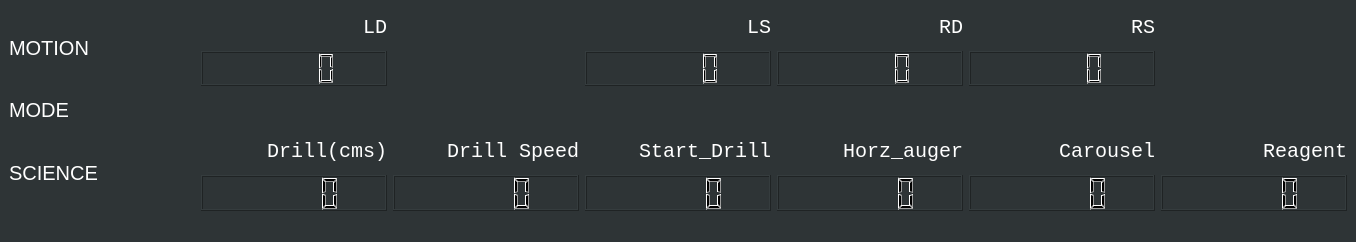
<?xml version="1.0" encoding="UTF-8"?>
<ui version="4.0">
 <class>Feedback</class>
 <widget class="QMainWindow" name="Feedback">
  <property name="geometry">
   <rect>
    <x>0</x>
    <y>0</y>
    <width>1356</width>
    <height>242</height>
   </rect>
  </property>
  <property name="windowTitle">
   <string>MainWindow</string>
  </property>
  <property name="styleSheet">
   <string notr="true">background-color: rgb(46, 52, 54);</string>
  </property>
  <widget class="QWidget" name="centralwidget">
   <layout class="QGridLayout" name="gridLayout">
    <item row="5" column="3">
     <widget class="QLabel" name="label_23">
      <property name="font">
       <font>
        <family>Courier New</family>
        <pointsize>15</pointsize>
        <weight>50</weight>
        <bold>false</bold>
        <kerning>true</kerning>
       </font>
      </property>
      <property name="styleSheet">
       <string notr="true">color:white
</string>
      </property>
      <property name="text">
       <string>Start_Drill</string>
      </property>
      <property name="alignment">
       <set>Qt::AlignRight|Qt::AlignTrailing|Qt::AlignVCenter</set>
      </property>
     </widget>
    </item>
    <item row="6" column="7">
     <widget class="QLCDNumber" name="reagent"/>
    </item>
    <item row="1" column="6">
     <widget class="QLabel" name="label_15">
      <property name="font">
       <font>
        <family>Courier New</family>
        <pointsize>15</pointsize>
        <weight>50</weight>
        <bold>false</bold>
        <kerning>true</kerning>
       </font>
      </property>
      <property name="styleSheet">
       <string notr="true">color:white
</string>
      </property>
      <property name="text">
       <string>RS</string>
      </property>
      <property name="alignment">
       <set>Qt::AlignRight|Qt::AlignTrailing|Qt::AlignVCenter</set>
      </property>
     </widget>
    </item>
    <item row="1" column="4">
     <widget class="QLabel" name="label_14">
      <property name="font">
       <font>
        <family>Courier New</family>
        <pointsize>15</pointsize>
        <weight>50</weight>
        <bold>false</bold>
        <kerning>true</kerning>
       </font>
      </property>
      <property name="styleSheet">
       <string notr="true">color:white
</string>
      </property>
      <property name="text">
       <string>RD</string>
      </property>
      <property name="alignment">
       <set>Qt::AlignRight|Qt::AlignTrailing|Qt::AlignVCenter</set>
      </property>
     </widget>
    </item>
    <item row="5" column="1">
     <widget class="QLabel" name="label_17">
      <property name="font">
       <font>
        <family>Courier New</family>
        <pointsize>15</pointsize>
        <weight>50</weight>
        <bold>false</bold>
        <kerning>true</kerning>
       </font>
      </property>
      <property name="styleSheet">
       <string notr="true">color:white
</string>
      </property>
      <property name="text">
       <string>Drill(cms)</string>
      </property>
      <property name="alignment">
       <set>Qt::AlignRight|Qt::AlignTrailing|Qt::AlignVCenter</set>
      </property>
     </widget>
    </item>
    <item row="2" column="1">
     <widget class="QLCDNumber" name="ld">
      <property name="segmentStyle">
       <enum>QLCDNumber::Filled</enum>
      </property>
     </widget>
    </item>
    <item row="3" column="0">
     <widget class="QLabel" name="label_3">
      <property name="font">
       <font>
        <pointsize>15</pointsize>
       </font>
      </property>
      <property name="styleSheet">
       <string notr="true">color:white;</string>
      </property>
      <property name="text">
       <string>MODE</string>
      </property>
     </widget>
    </item>
    <item row="5" column="6">
     <widget class="QLabel" name="label_20">
      <property name="font">
       <font>
        <family>Courier New</family>
        <pointsize>15</pointsize>
        <weight>50</weight>
        <bold>false</bold>
        <kerning>true</kerning>
       </font>
      </property>
      <property name="styleSheet">
       <string notr="true">color:white
</string>
      </property>
      <property name="text">
       <string>Carousel</string>
      </property>
      <property name="alignment">
       <set>Qt::AlignRight|Qt::AlignTrailing|Qt::AlignVCenter</set>
      </property>
     </widget>
    </item>
    <item row="3" column="1" colspan="4">
     <widget class="QLabel" name="mode">
      <property name="font">
       <font>
        <family>Courier New</family>
        <pointsize>16</pointsize>
        <weight>9</weight>
        <italic>false</italic>
        <bold>false</bold>
       </font>
      </property>
      <property name="styleSheet">
       <string notr="true">color:white;
font: 75 16pt &quot;Courier New&quot;;</string>
      </property>
      <property name="text">
       <string/>
      </property>
     </widget>
    </item>
    <item row="6" column="6">
     <widget class="QLCDNumber" name="carousel"/>
    </item>
    <item row="5" column="4">
     <widget class="QLabel" name="label_22">
      <property name="font">
       <font>
        <family>Courier New</family>
        <pointsize>15</pointsize>
        <weight>50</weight>
        <bold>false</bold>
        <kerning>true</kerning>
       </font>
      </property>
      <property name="styleSheet">
       <string notr="true">color:white
</string>
      </property>
      <property name="text">
       <string>Horz_auger</string>
      </property>
      <property name="alignment">
       <set>Qt::AlignRight|Qt::AlignTrailing|Qt::AlignVCenter</set>
      </property>
     </widget>
    </item>
    <item row="6" column="3">
     <widget class="QLCDNumber" name="drill_state"/>
    </item>
    <item row="5" column="7">
     <widget class="QLabel" name="label_16">
      <property name="font">
       <font>
        <family>Courier New</family>
        <pointsize>15</pointsize>
        <weight>50</weight>
        <bold>false</bold>
        <kerning>true</kerning>
       </font>
      </property>
      <property name="styleSheet">
       <string notr="true">color:white
</string>
      </property>
      <property name="text">
       <string>Reagent</string>
      </property>
      <property name="alignment">
       <set>Qt::AlignRight|Qt::AlignTrailing|Qt::AlignVCenter</set>
      </property>
     </widget>
    </item>
    <item row="6" column="4">
     <widget class="QLCDNumber" name="auger_state"/>
    </item>
    <item row="1" column="3">
     <widget class="QLabel" name="label_13">
      <property name="font">
       <font>
        <family>Courier New</family>
        <pointsize>15</pointsize>
        <weight>50</weight>
        <bold>false</bold>
        <kerning>true</kerning>
       </font>
      </property>
      <property name="styleSheet">
       <string notr="true">color:white
</string>
      </property>
      <property name="text">
       <string>LS</string>
      </property>
      <property name="alignment">
       <set>Qt::AlignRight|Qt::AlignTrailing|Qt::AlignVCenter</set>
      </property>
     </widget>
    </item>
    <item row="6" column="1">
     <widget class="QLCDNumber" name="drill_distance"/>
    </item>
    <item row="2" column="4">
     <widget class="QLCDNumber" name="rd"/>
    </item>
    <item row="1" column="0" rowspan="2">
     <widget class="QLabel" name="label_2">
      <property name="font">
       <font>
        <pointsize>15</pointsize>
       </font>
      </property>
      <property name="styleSheet">
       <string notr="true">color: white;
alternate-background-color: rgb(255, 255, 255);</string>
      </property>
      <property name="text">
       <string>MOTION</string>
      </property>
     </widget>
    </item>
    <item row="2" column="6">
     <widget class="QLCDNumber" name="rs"/>
    </item>
    <item row="5" column="0" rowspan="2">
     <widget class="QLabel" name="label_18">
      <property name="font">
       <font>
        <pointsize>15</pointsize>
       </font>
      </property>
      <property name="styleSheet">
       <string notr="true">color:white;</string>
      </property>
      <property name="text">
       <string>SCIENCE</string>
      </property>
     </widget>
    </item>
    <item row="2" column="3">
     <widget class="QLCDNumber" name="ls"/>
    </item>
    <item row="1" column="1">
     <widget class="QLabel" name="label_12">
      <property name="font">
       <font>
        <family>Courier New</family>
        <pointsize>15</pointsize>
        <weight>50</weight>
        <italic>false</italic>
        <bold>false</bold>
        <kerning>true</kerning>
       </font>
      </property>
      <property name="styleSheet">
       <string notr="true">color:white;
border-color: rgb(255, 255, 255);

</string>
      </property>
      <property name="text">
       <string>LD</string>
      </property>
      <property name="alignment">
       <set>Qt::AlignRight|Qt::AlignTrailing|Qt::AlignVCenter</set>
      </property>
     </widget>
    </item>
    <item row="6" column="2">
     <widget class="QLCDNumber" name="drill_speed"/>
    </item>
    <item row="5" column="2">
     <widget class="QLabel" name="label">
      <property name="font">
       <font>
        <family>Courier New</family>
        <pointsize>15</pointsize>
       </font>
      </property>
      <property name="styleSheet">
       <string notr="true">color:white;</string>
      </property>
      <property name="text">
       <string>Drill Speed</string>
      </property>
      <property name="alignment">
       <set>Qt::AlignRight|Qt::AlignTrailing|Qt::AlignVCenter</set>
      </property>
     </widget>
    </item>
   </layout>
  </widget>
  <widget class="QStatusBar" name="statusbar"/>
 </widget>
 <resources/>
 <connections/>
</ui>
